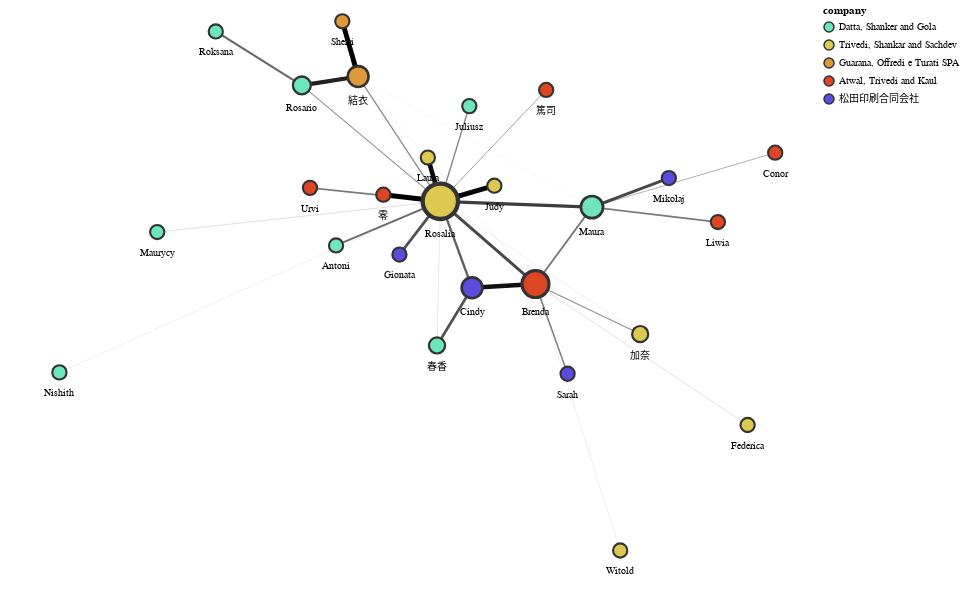

This figure's notebook cell:
### Code cell
alph(G, **alph_params).configure_view(strokeWidth=0)

### Figure 1 — Vega-Lite specification as saved in the notebook (floating-point values rounded to 4 significant figures)
{"$schema": "https://vega.github.io/schema/vega-lite/v4.17.0.json", "config": {"view": {"continuousHeight": 300, "continuousWidth": 400, "strokeWidth": 0}}, "datasets": {"data-1e885ae2dd80151fab6e3c29b1db00f2": [{"__node_r": 13.48, "__node_size": 726.4, "__y_label": 218.8, "company": "Atwal, Trivedi and Kaul", "degree_centrality": 0.4, "id": 0, "name": "Brenda", "x": 464.2, "y": 244.2}, {"__node_r": 10.43, "__node_size": 435.2, "__y_label": 218.4, "company": "松田印刷合同会社", "degree_centrality": 0.2, "id": 1, "name": "Cindy", "x": 408.7, "y": 240.8}, {"__node_r": 17.68, "__node_size": 1251.0, "__y_label": 290.4, "company": "Trivedi, Shankar and Sachdev", "degree_centrality": 0.76, "id": 2, "name": "Rosalia", "x": 380.9, "y": 320.0}, {"__node_r": 10.43, "__node_size": 435.2, "__y_label": 412.0, "company": "Guarana, Offredi e Turati SPA", "degree_centrality": 0.2, "id": 3, "name": "結衣", "x": 309.0, "y": 434.4}, {"__node_r": 8.07, "__node_size": 260.5, "__y_label": 167.9, "company": "Datta, Shanker and Gola", "degree_centrality": 0.08, "id": 4, "name": "春香", "x": 378.0, "y": 187.9}, {"__node_r": 8.926, "__node_size": 318.7, "__y_label": 405.4, "company": "Datta, Shanker and Gola", "degree_centrality": 0.12, "id": 5, "name": "Rosario", "x": 259.7, "y": 426.3}, {"__node_r": 11.11, "__node_size": 493.4, "__y_label": 291.6, "company": "Datta, Shanker and Gola", "degree_centrality": 0.24, "id": 6, "name": "Maura", "x": 513.6, "y": 314.7}, {"__node_r": 7.111, "__node_size": 202.2, "__y_label": 388.2, "company": "Datta, Shanker and Gola", "degree_centrality": 0.04, "id": 7, "name": "Juliusz", "x": 406.3, "y": 407.3}, {"__node_r": 7.111, "__node_size": 202.2, "__y_label": 345.5, "company": "Atwal, Trivedi and Kaul", "degree_centrality": 0.04, "id": 8, "name": "Conor", "x": 673.9, "y": 364.6}, {"__node_r": 7.111, "__node_size": 202.2, "__y_label": 315.3, "company": "Trivedi, Shankar and Sachdev", "degree_centrality": 0.04, "id": 9, "name": "Judy", "x": 428.2, "y": 334.4}, {"__node_r": 8.07, "__node_size": 260.5, "__y_label": 178.3, "company": "Trivedi, Shankar and Sachdev", "degree_centrality": 0.08, "id": 10, "name": "加奈", "x": 555.8, "y": 198.4}, {"__node_r": 7.111, "__node_size": 202.2, "__y_label": 272.8, "company": "Datta, Shanker and Gola", "degree_centrality": 0.04, "id": 11, "name": "Maurycy", "x": 133.2, "y": 291.9}, {"__node_r": 7.111, "__node_size": 202.2, "__y_label": 281.9, "company": "Atwal, Trivedi and Kaul", "degree_centrality": 0.04, "id": 12, "name": "Liwia", "x": 623.8, "y": 301.0}, {"__node_r": 7.111, "__node_size": 202.2, "__y_label": 260.5, "company": "Datta, Shanker and Gola", "degree_centrality": 0.04, "id": 13, "name": "Antoni", "x": 289.7, "y": 279.6}, {"__node_r": 7.111, "__node_size": 202.2, "__y_label": 403.1, "company": "Atwal, Trivedi and Kaul", "degree_centrality": 0.04, "id": 14, "name": "篤司", "x": 473.5, "y": 422.2}, {"__node_r": 7.111, "__node_size": 202.2, "__y_label": 307.0, "company": "Atwal, Trivedi and Kaul", "degree_centrality": 0.04, "id": 15, "name": "零", "x": 331.1, "y": 326.1}, {"__node_r": 7.111, "__node_size": 202.2, "__y_label": 313.3, "company": "Atwal, Trivedi and Kaul", "degree_centrality": 0.04, "id": 16, "name": "Urvi", "x": 266.9, "y": 332.4}, {"__node_r": 7.111, "__node_size": 202.2, "__y_label": 252.1, "company": "松田印刷合同会社", "degree_centrality": 0.04, "id": 17, "name": "Gionata", "x": 345.1, "y": 271.2}, {"__node_r": 7.111, "__node_size": 202.2, "__y_label": 142.9, "company": "松田印刷合同会社", "degree_centrality": 0.04, "id": 18, "name": "Sarah", "x": 492.3, "y": 162.0}, {"__node_r": 7.111, "__node_size": 202.2, "__y_label": 341.0, "company": "Trivedi, Shankar and Sachdev", "degree_centrality": 0.04, "id": 19, "name": "Laura", "x": 370.0, "y": 360.2}, {"__node_r": 7.111, "__node_size": 202.2, "__y_label": 456.6, "company": "Datta, Shanker and Gola", "degree_centrality": 0.04, "id": 20, "name": "Roksana", "x": 184.4, "y": 475.8}, {"__node_r": 7.111, "__node_size": 202.2, "__y_label": 95.9, "company": "Trivedi, Shankar and Sachdev", "degree_centrality": 0.04, "id": 21, "name": "Federica", "x": 649.8, "y": 115.0}, {"__node_r": 7.111, "__node_size": 202.2, "__y_label": 144.1, "company": "Datta, Shanker and Gola", "degree_centrality": 0.04, "id": 22, "name": "Nishith", "x": 47.59, "y": 163.2}, {"__node_r": 7.111, "__node_size": 202.2, "__y_label": -19.11, "company": "Trivedi, Shankar and Sachdev", "degree_centrality": 0.04, "id": 23, "name": "Witold", "x": 538.3, "y": 0}, {"__node_r": 7.111, "__node_size": 202.2, "__y_label": 465.9, "company": "Guarana, Offredi e Turati SPA", "degree_centrality": 0.04, "id": 24, "name": "Sherri", "x": 295.2, "y": 485.0}, {"__node_r": 7.111, "__node_size": 202.2, "__y_label": 322.2, "company": "松田印刷合同会社", "degree_centrality": 0.04, "id": 25, "name": "Mikołaj", "x": 580.9, "y": 341.3}], "data-dbabb3c77c16f6b114b8f2fcda8448a3": [{"edge": 0, "pair": [0, 1], "source": 0, "target": 1, "weight": 1.987, "x": 464.2, "y": 244.2}, {"edge": 0, "pair": [0, 1], "source": 0, "target": 1, "weight": 1.987, "x": 408.7, "y": 240.8}, {"edge": 1, "pair": [0, 6], "source": 0, "target": 6, "weight": 0.7502, "x": 464.2, "y": 244.2}, {"edge": 1, "pair": [0, 6], "source": 0, "target": 6, "weight": 0.7502, "x": 513.6, "y": 314.7}, {"edge": 2, "pair": [0, 2], "source": 0, "target": 2, "weight": 1.301, "x": 464.2, "y": 244.2}, {"edge": 2, "pair": [0, 2], "source": 0, "target": 2, "weight": 1.301, "x": 380.9, "y": 320.0}, {"edge": 3, "pair": [0, 0], "source": 0, "target": 0, "weight": 0.5294, "x": 464.2, "y": 244.2}, {"edge": 3, "pair": [0, 0], "source": 0, "target": 0, "weight": 0.5294, "x": 464.2, "y": 244.2}, {"edge": 4, "pair": [0, 3], "source": 0, "target": 3, "weight": 0.03015, "x": 464.2, "y": 244.2}, {"edge": 4, "pair": [0, 3], "source": 0, "target": 3, "weight": 0.03015, "x": 309.0, "y": 434.4}, {"edge": 5, "pair": [0, 10], "source": 0, "target": 10, "weight": 0.4339, "x": 464.2, "y": 244.2}, {"edge": 5, "pair": [0, 10], "source": 0, "target": 10, "weight": 0.4339, "x": 555.8, "y": 198.4}, {"edge": 6, "pair": [0, 18], "source": 0, "target": 18, "weight": 0.6422, "x": 464.2, "y": 244.2}, {"edge": 6, "pair": [0, 18], "source": 0, "target": 18, "weight": 0.6422, "x": 492.3, "y": 162.0}, {"edge": 7, "pair": [0, 21], "source": 0, "target": 21, "weight": 0.1152, "x": 464.2, "y": 244.2}, {"edge": 7, "pair": [0, 21], "source": 0, "target": 21, "weight": 0.1152, "x": 649.8, "y": 115.0}, {"edge": 8, "pair": [0, 23], "source": 0, "target": 23, "weight": 0.05782, "x": 464.2, "y": 244.2}, {"edge": 8, "pair": [0, 23], "source": 0, "target": 23, "weight": 0.05782, "x": 538.3, "y": 0}, {"edge": 9, "pair": [1, 2], "source": 1, "target": 2, "weight": 1.001, "x": 408.7, "y": 240.8}, {"edge": 9, "pair": [1, 2], "source": 1, "target": 2, "weight": 1.001, "x": 380.9, "y": 320.0}, {"edge": 10, "pair": [1, 1], "source": 1, "target": 1, "weight": 1.09, "x": 408.7, "y": 240.8}, {"edge": 10, "pair": [1, 1], "source": 1, "target": 1, "weight": 1.09, "x": 408.7, "y": 240.8}, {"edge": 11, "pair": [1, 4], "source": 1, "target": 4, "weight": 1.166, "x": 408.7, "y": 240.8}, {"edge": 11, "pair": [1, 4], "source": 1, "target": 4, "weight": 1.166, "x": 378.0, "y": 187.9}, {"edge": 12, "pair": [2, 2], "source": 2, "target": 2, "weight": 0.2277, "x": 380.9, "y": 320.0}, {"edge": 12, "pair": [2, 2], "source": 2, "target": 2, "weight": 0.2277, "x": 380.9, "y": 320.0}, {"edge": 13, "pair": [2, 15], "source": 2, "target": 15, "weight": 2.182, "x": 380.9, "y": 320.0}, {"edge": 13, "pair": [2, 15], "source": 2, "target": 15, "weight": 2.182, "x": 331.1, "y": 326.1}, {"edge": 14, "pair": [2, 6], "source": 2, "target": 6, "weight": 1.432, "x": 380.9, "y": 320.0}, {"edge": 14, "pair": [2, 6], "source": 2, "target": 6, "weight": 1.432, "x": 513.6, "y": 314.7}, {"edge": 15, "pair": [2, 19], "source": 2, "target": 19, "weight": 2.014, "x": 380.9, "y": 320.0}, {"edge": 15, "pair": [2, 19], "source": 2, "target": 19, "weight": 2.014, "x": 370.0, "y": 360.2}, {"edge": 16, "pair": [2, 3], "source": 2, "target": 3, "weight": 0.5185, "x": 380.9, "y": 320.0}, {"edge": 16, "pair": [2, 3], "source": 2, "target": 3, "weight": 0.5185, "x": 309.0, "y": 434.4}, {"edge": 17, "pair": [2, 4], "source": 2, "target": 4, "weight": 0.08285, "x": 380.9, "y": 320.0}, {"edge": 17, "pair": [2, 4], "source": 2, "target": 4, "weight": 0.08285, "x": 378.0, "y": 187.9}, {"edge": 18, "pair": [2, 5], "source": 2, "target": 5, "weight": 0.4379, "x": 380.9, "y": 320.0}, {"edge": 18, "pair": [2, 5], "source": 2, "target": 5, "weight": 0.4379, "x": 259.7, "y": 426.3}, {"edge": 19, "pair": [2, 7], "source": 2, "target": 7, "weight": 0.5691, "x": 380.9, "y": 320.0}, {"edge": 19, "pair": [2, 7], "source": 2, "target": 7, "weight": 0.5691, "x": 406.3, "y": 407.3}, {"edge": 20, "pair": [2, 9], "source": 2, "target": 9, "weight": 2.122, "x": 380.9, "y": 320.0}, {"edge": 20, "pair": [2, 9], "source": 2, "target": 9, "weight": 2.122, "x": 428.2, "y": 334.4}, {"edge": 21, "pair": [2, 10], "source": 2, "target": 10, "weight": 0.04418, "x": 380.9, "y": 320.0}, {"edge": 21, "pair": [2, 10], "source": 2, "target": 10, "weight": 0.04418, "x": 555.8, "y": 198.4}, {"edge": 22, "pair": [2, 11], "source": 2, "target": 11, "weight": 0.129, "x": 380.9, "y": 320.0}, {"edge": 22, "pair": [2, 11], "source": 2, "target": 11, "weight": 0.129, "x": 133.2, "y": 291.9}, {"edge": 23, "pair": [2, 13], "source": 2, "target": 13, "weight": 0.8637, "x": 380.9, "y": 320.0}, {"edge": 23, "pair": [2, 13], "source": 2, "target": 13, "weight": 0.8637, "x": 289.7, "y": 279.6}, {"edge": 24, "pair": [2, 14], "source": 2, "target": 14, "weight": 0.3546, "x": 380.9, "y": 320.0}, {"edge": 24, "pair": [2, 14], "source": 2, "target": 14, "weight": 0.3546, "x": 473.5, "y": 422.2}, {"edge": 25, "pair": [2, 16], "source": 2, "target": 16, "weight": 0.6959, "x": 380.9, "y": 320.0}, {"edge": 25, "pair": [2, 16], "source": 2, "target": 16, "weight": 0.6959, "x": 266.9, "y": 332.4}, {"edge": 26, "pair": [2, 17], "source": 2, "target": 17, "weight": 1.188, "x": 380.9, "y": 320.0}, {"edge": 26, "pair": [2, 17], "source": 2, "target": 17, "weight": 1.188, "x": 345.1, "y": 271.2}, {"edge": 27, "pair": [2, 22], "source": 2, "target": 22, "weight": 0.04177, "x": 380.9, "y": 320.0}, {"edge": 27, "pair": [2, 22], "source": 2, "target": 22, "weight": 0.04177, "x": 47.59, "y": 163.2}, {"edge": 28, "pair": [3, 5], "source": 3, "target": 5, "weight": 1.773, "x": 309.0, "y": 434.4}, {"edge": 28, "pair": [3, 5], "source": 3, "target": 5, "weight": 1.773, "x": 259.7, "y": 426.3}, {"edge": 29, "pair": [3, 6], "source": 3, "target": 6, "weight": 0.001462, "x": 309.0, "y": 434.4}, {"edge": 29, "pair": [3, 6], "source": 3, "target": 6, "weight": 0.001462, "x": 513.6, "y": 314.7}, {"edge": 30, "pair": [3, 24], "source": 3, "target": 24, "weight": 2.148, "x": 309.0, "y": 434.4}, {"edge": 30, "pair": [3, 24], "source": 3, "target": 24, "weight": 2.148, "x": 295.2, "y": 485.0}, {"edge": 31, "pair": [5, 20], "source": 5, "target": 20, "weight": 0.9289, "x": 259.7, "y": 426.3}, {"edge": 31, "pair": [5, 20], "source": 5, "target": 20, "weight": 0.9289, "x": 184.4, "y": 475.8}, {"edge": 32, "pair": [6, 8], "source": 6, "target": 8, "weight": 0.305, "x": 513.6, "y": 314.7}, {"edge": 32, "pair": [6, 8], "source": 6, "target": 8, "weight": 0.305, "x": 673.9, "y": 364.6}, {"edge": 33, "pair": [6, 12], "source": 6, "target": 12, "weight": 0.6963, "x": 513.6, "y": 314.7}, {"edge": 33, "pair": [6, 12], "source": 6, "target": 12, "weight": 0.6963, "x": 623.8, "y": 301.0}, {"edge": 34, "pair": [6, 25], "source": 6, "target": 25, "weight": 1.307, "x": 513.6, "y": 314.7}, {"edge": 34, "pair": [6, 25], "source": 6, "target": 25, "weight": 1.307, "x": 580.9, "y": 341.3}]}, "height": 600, "layer": [{"data": {"name": "data-dbabb3c77c16f6b114b8f2fcda8448a3"}, "encoding": {"color": {"value": "#000"}, "detail": {"field": "edge", "type": "quantitative"}, "opacity": {"field": "weight", "legend": null, "scale": {"range": [0.3, 1]}, "type": "quantitative"}, "strokeWidth": {"field": "weight", "legend": null, "scale": {"range": [0.1, 5]}, "type": "quantitative"}, "x": {"axis": {"domain": false, "grid": false, "labels": false, "ticks": false, "title": ""}, "field": "x", "type": "quantitative"}, "y": {"axis": {"domain": false, "grid": false, "labels": false, "ticks": false, "title": ""}, "field": "y", "type": "quantitative"}}, "mark": "line"}, {"data": {"name": "data-1e885ae2dd80151fab6e3c29b1db00f2"}, "layer": [{"encoding": {"fill": {"field": "company", "scale": {"domain": ["Datta, Shanker and Gola", "Trivedi, Shankar and Sachdev", "Guarana, Offredi e Turati SPA", "Atwal, Trivedi and Kaul", "松田印刷合同会社"], "range": ["#6CE6BA", "#DEC950", "#DE993A", "#DE4623", "#5B4CE0"]}, "type": "nominal"}, "opacity": {"value": 1}, "size": {"field": "degree_centrality", "legend": null, "scale": {"domain": [0, 1], "range": [144, 1600]}, "type": "quantitative"}, "stroke": {"value": "#333"}, "strokeWidth": {"field": "degree_centrality", "legend": null, "scale": {"domain": [0, 1], "range": [2, 5]}, "type": "quantitative"}, "tooltip": [{"field": "name", "type": "nominal"}, {"field": "company", "type": "nominal"}], "x": {"axis": {"domain": false, "grid": false, "labels": false, "ticks": false, "title": ""}, "field": "x", "type": "quantitative"}, "y": {"axis": {"domain": false, "grid": false, "labels": false, "ticks": false, "title": ""}, "field": "y", "type": "quantitative"}}, "mark": "circle"}, {"encoding": {"text": {"field": "name", "type": "nominal"}, "x": {"axis": {"domain": false, "grid": false, "labels": false, "ticks": false, "title": ""}, "field": "x", "type": "quantitative"}, "y": {"axis": {"domain": false, "grid": false, "labels": false, "ticks": false, "title": ""}, "field": "__y_label", "type": "quantitative"}}, "mark": {"align": "center", "baseline": "middle", "color": "black", "size": 10, "type": "text"}}]}], "resolve": {"scale": {"color": "independent", "fill": "independent", "opacity": "independent", "size": "independent", "strokeWidth": "independent"}}, "width": 800}
